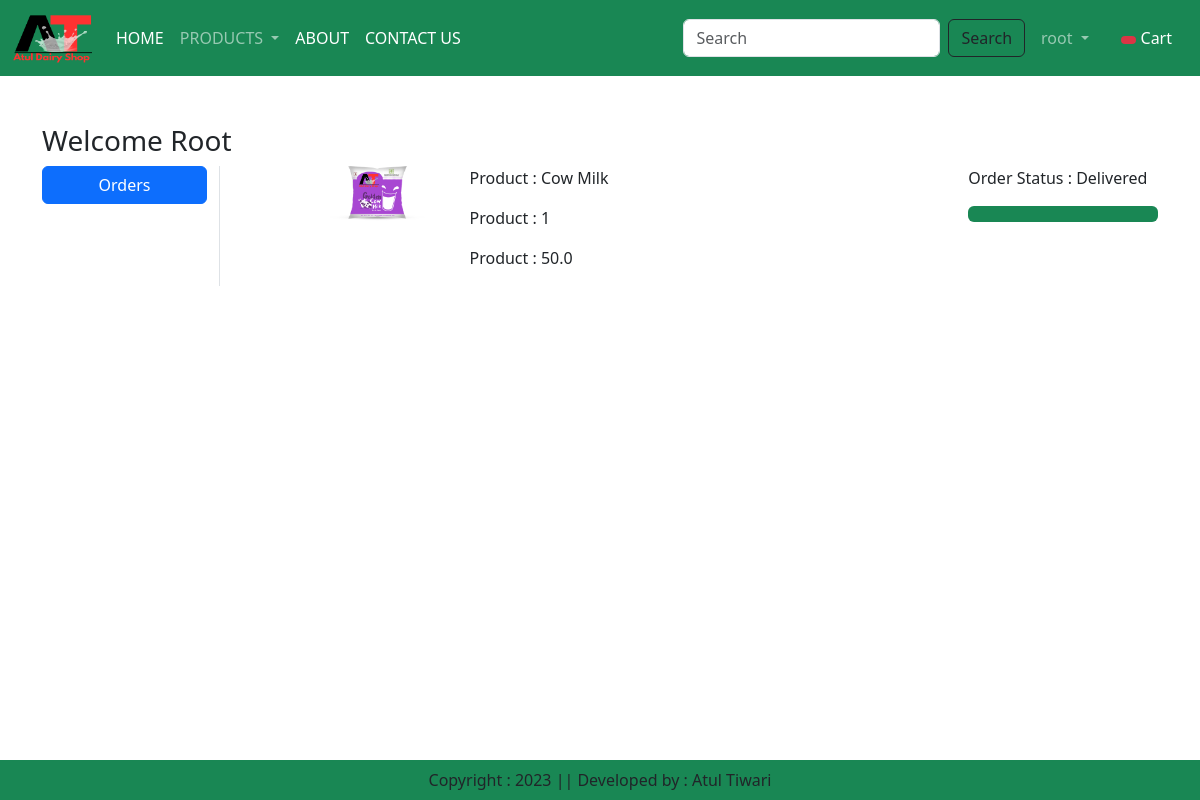
The app's page /orders/ (signed in), older data.
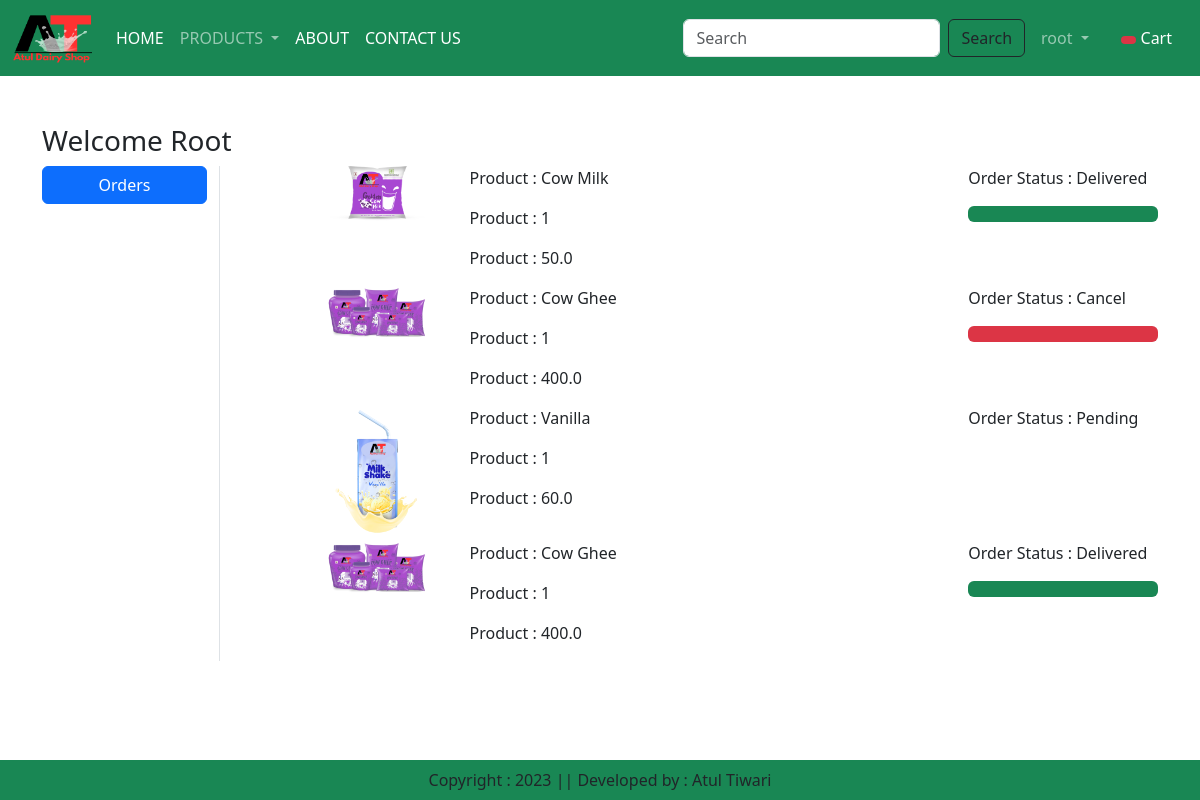
The same page, newer data.
### app/models.py (models this page shows, shortened)
class OrderPlaced(models.Model):
    user = models.ForeignKey(User,on_delete=models.CASCADE)
    customer = models.ForeignKey(Customer,on_delete=models.CASCADE)
    product = models.ForeignKey(Product,on_delete=models.CASCADE)
    quantity = models.PositiveIntegerField(default=1)
    ordered_date = models.DateTimeField(auto_now_add=True)
    status = models.CharField(max_length=50,choices=STATUS_CHOICE,default='Pending')
    payment = models.ForeignKey(Payment,on_delete=models.CASCADE,default="")
    @property
    def total_cost(self):
        return self.quantity * self.product.discounted_price

class Product(models.Model):
    title = models.CharField(max_length=100)
    selling_price = models.FloatField()
    discounted_price = models.FloatField()
    description = models.TextField()
    composition = models.TextField(default='')
    prodapp = models.TextField(default='')
    category = models.CharField(choices=CATEGORY_CHOICES, max_length=2)
    product_image = models.ImageField(upload_to='product')

### app/views.py (the view)
# urls.py: path('orders/', views.orders, name='orders'),
@login_required
def orders(request):
    totalitem = 0
    if request.user.is_authenticated:
        totalitem = len(Cart.objects.filter(user=request.user))
    order_placed=OrderPlaced.objects.filter(user=request.user)
    return render(request, 'app/orders.html',locals())

### app/templates/app/orders.html (shortened to what this page needs)
{% extends 'app/base.html' %}
{% load static %}
{% block main-content %}
    <div class="container my-5">
        <div class="row">
            <h3>Welcome <span class="text-capitalize">{{request.user}}</span></h3>
            <div class="col-sm-2 border-end">
                <ul class="list-unstyled">
                    <li class="d-grid"><a href="{% url 'orders' %}" class="btn btn-primary">Orders</a></li>
                </ul>
            </div>
            <div class="col-sm-9 offset-sm-1">
                {% for op in order_placed %}
                    <div class="row">
                        <div class="col-sm-2">
                            <img src="{{op.product.product_image.url}}" class="img-fluid" height="100" width="100"/>
                        </div>
                        <div class="col-sm-7">
                            <p>Product : {{op.product.title}}</p>
                            <p>Product : {{op.quantity}}</p>
                            <p>Product : {{op.total_cost}}
                        </div>
                        <div class="col-sm-3">
                            <p>Order Status : {{op.status}} </p>
                            {% if op.status == 'Delivered' %}
                            <div class="progress">
                                <div class="progress-bar bg-success" role="progressbar" style="width: 100%" aria-valuenow="100" aria-valuemin="0" aria-valuemax="100"></div>
                            </div>
                            {% endif %}
                            {% if op.status == 'Cancel' %}
                            <div class="progress">
                                <div class="progress-bar bg-danger" role="progressbar" style="width: 100%" aria-valuenow="100" aria-valuemin="0" aria-valuemax="100"></div>
                            </div>
                            {% endif %}
                        </div>
                    </div>
                {% endfor %}
            </div>
        </div>
    </div>
{% endblock main-content %}

### app/templates/app/base.html (shortened to what this page needs)
<!DOCTYPE html>
{% load static %}
<html lang="en">
<head>
    <link href="https://cdn.jsdelivr.net/npm/bootstrap@5.3.0-alpha3/dist/css/bootstrap.min.css" rel="stylesheet">
    <link rel="stylesheet" href="{% static 'app/css/owl.carousel.min.css' %}">
    <link rel="stylesheet" href="{% static 'app/css/all.min.css' %}">
    <link rel="stylesheet" href="{% static 'app/css/style.css' %}">
</head>
<body>
    <nav class="navbar navbar-expand-lg navbar-dark bg-success">
        <div class="container-fluid">
          <a class="navbar-brand" href="/">
            <img src="{% static 'app/images/Atul.png' %}" width="80" height="50" />
          </a>
          <div class="collapse navbar-collapse" id="navbarSupportedContent">
            <ul class="navbar-nav me-auto mb-2 mb-lg-0">
              {% if request.user.is_authenticated %}
                <a class="nav-link active" aria-current="page" href="/">HOME</a>
              <li class="nav-item dropdown">
                <a class="nav-link dropdown-toggle" href="#" role="button" data-bs-toggle="dropdown" aria-expanded="false">
                  PRODUCTS
                </a>
              </li>
              <li class="nav-item">
                <a class="nav-link text-white" href="{% url 'about' %}">ABOUT</a>
              </li>
              <li class="nav-item">
                <a class="nav-link text-white" href="{% url 'contact' %}">CONTACT US</a>
              </li>
            </ul>
            <form class="d-flex" role="search" action="/search/" method="get">
              <input class="form-control me-2" type="text" placeholder="Search" name="query" id="query" aria-label="Search">
              <button class="btn btn-outline-dark" type="submit">Search</button>
            </form>
          </div>
          <ul class="navbar-nav me-auto mb-2 mb-lg-0">
            <li class="nav-item dropdown mx-2">
                <a class="nav-link dropdown-toggle" href="#" role="button" data-bs-toggle="dropdown" aria-expanded="false">
                  {{request.user}}
                </a>
            </li>
            <li class="nav-item dropdown mx-2">
                <a href="{% url 'showcart' %}" class="nav-link text-white"><span class="badge bg-danger">
                </span> Cart</a>
            </li>
            {% endif %}
          </ul>
        </div>
      </nav>
      {% block main-content %}{% endblock main-content %}
      <footer class="container-fluid fixed-bottom bg-success text-center p-2 mt-5">
        Copyright : 2023 || Developed by : Atul Tiwari
      </footer>
</body>
</html>

Row changes from the older to the newer data that the page shows:
added OrderPlaced: product.product_image (picture), product "Cow Ghee", quantity "1", total_cost "400.0", status "Cancel"
added OrderPlaced: product.product_image (picture), product "Vanilla", quantity "1", total_cost "60.0", status "Pending"
added OrderPlaced: product.product_image (picture), product "Cow Ghee", quantity "1", total_cost "400.0", status "Delivered"
